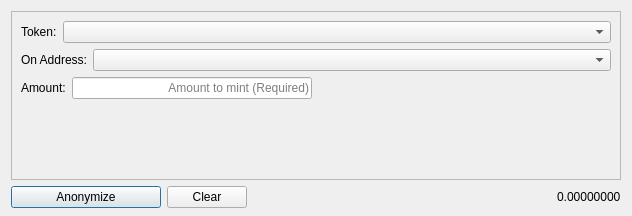
<?xml version="1.0" encoding="UTF-8"?>
<ui version="4.0">
 <class>MintTokenDialog</class>
 <widget class="QWidget" name="MintTokenDialog">
  <property name="geometry">
   <rect>
    <x>0</x>
    <y>0</y>
    <width>632</width>
    <height>216</height>
   </rect>
  </property>
  <property name="windowTitle">
   <string>Dialog</string>
  </property>
  <layout class="QVBoxLayout" name="verticalLayout" stretch="1,0">
   <property name="bottomMargin">
    <number>8</number>
   </property>
   <item>
    <widget class="QFrame" name="frame">
     <property name="frameShape">
      <enum>QFrame::StyledPanel</enum>
     </property>
     <property name="frameShadow">
      <enum>QFrame::Raised</enum>
     </property>
     <layout class="QVBoxLayout" name="verticalLayout_3">
      <item>
       <layout class="QVBoxLayout" name="verticalLayout_2">
        <item>
         <layout class="QHBoxLayout" name="horizontalLayout_2" stretch="0,1">
          <item>
           <widget class="QLabel" name="tokenLabel">
            <property name="text">
             <string>Token:</string>
            </property>
           </widget>
          </item>
          <item>
           <widget class="QComboBox" name="tokenComboBox"/>
          </item>
         </layout>
        </item>
        <item>
         <layout class="QHBoxLayout" name="horizontalLayout_4" stretch="0,1">
          <item>
           <widget class="QLabel" name="addressLabel">
            <property name="text">
             <string>On Address:</string>
            </property>
           </widget>
          </item>
          <item>
           <widget class="QComboBox" name="addressComboBox"/>
          </item>
         </layout>
        </item>
        <item>
         <layout class="QHBoxLayout" name="horizontalLayout_3">
          <item>
           <widget class="QLabel" name="quantityLabel">
            <property name="text">
             <string>Amount:</string>
            </property>
           </widget>
          </item>
          <item>
           <widget class="QLineEdit" name="quantityLineEdit">
            <property name="minimumSize">
             <size>
              <width>133</width>
              <height>0</height>
             </size>
            </property>
            <property name="maximumSize">
             <size>
              <width>240</width>
              <height>16777215</height>
             </size>
            </property>
            <property name="alignment">
             <set>Qt::AlignRight|Qt::AlignTrailing|Qt::AlignVCenter</set>
            </property>
            <property name="placeholderText">
             <string>Amount to mint (Required)</string>
            </property>
           </widget>
          </item>
          <item>
           <spacer name="horizontalSpacer_2">
            <property name="orientation">
             <enum>Qt::Horizontal</enum>
            </property>
            <property name="sizeHint" stdset="0">
             <size>
              <width>40</width>
              <height>20</height>
             </size>
            </property>
           </spacer>
          </item>
         </layout>
        </item>
       </layout>
      </item>
      <item>
       <spacer name="verticalSpacer">
        <property name="orientation">
         <enum>Qt::Vertical</enum>
        </property>
        <property name="sizeHint" stdset="0">
         <size>
          <width>20</width>
          <height>40</height>
         </size>
        </property>
       </spacer>
      </item>
     </layout>
    </widget>
   </item>
   <item>
    <layout class="QHBoxLayout" name="horizontalLayout">
     <item>
      <widget class="QPushButton" name="mintButton">
       <property name="minimumSize">
        <size>
         <width>150</width>
         <height>0</height>
        </size>
       </property>
       <property name="toolTip">
        <string>Confirm the mint action.</string>
       </property>
       <property name="text">
        <string>Anonymize</string>
       </property>
       <property name="autoDefault">
        <bool>false</bool>
       </property>
       <property name="default">
        <bool>true</bool>
       </property>
      </widget>
     </item>
     <item>
      <widget class="QPushButton" name="clearButton">
       <property name="sizePolicy">
        <sizepolicy hsizetype="Minimum" vsizetype="Fixed">
         <horstretch>0</horstretch>
         <verstretch>0</verstretch>
        </sizepolicy>
       </property>
       <property name="toolTip">
        <string>Clear all fields of the form.</string>
       </property>
       <property name="text">
        <string>Clear</string>
       </property>
       <property name="autoDefault">
        <bool>false</bool>
       </property>
      </widget>
     </item>
     <item>
      <spacer name="horizontalSpacer">
       <property name="orientation">
        <enum>Qt::Horizontal</enum>
       </property>
       <property name="sizeHint" stdset="0">
        <size>
         <width>40</width>
         <height>20</height>
        </size>
       </property>
      </spacer>
     </item>
     <item>
      <widget class="QLabel" name="balanceLabel">
       <property name="text">
        <string>0.00000000</string>
       </property>
      </widget>
     </item>
    </layout>
   </item>
  </layout>
 </widget>
 <resources/>
 <connections/>
</ui>
